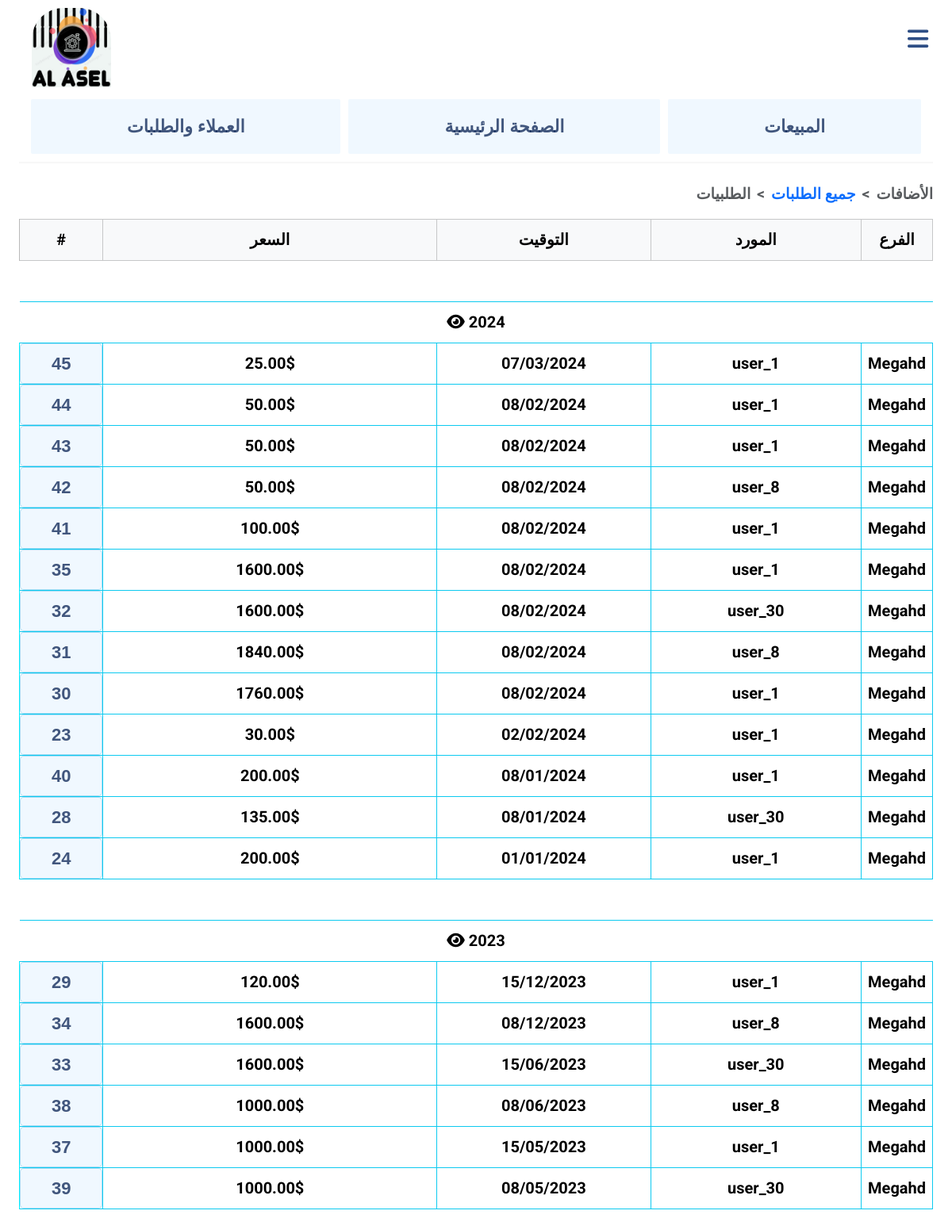
The app's page /users/all_coming_orders (signed in) with its own data.
### main/models.py (models this page shows, shortened)
class Store_Order(models.Model):
    customer = models.ForeignKey(Customer, on_delete=models.CASCADE, related_name="coming_orders", limit_choices_to={'is_shop': True})
    supplier = models.ForeignKey(Customer, on_delete=models.CASCADE, related_name="supplier_orders", limit_choices_to={'is_supplier': True} ,null=True, blank=True)
    created_at = models.DateTimeField()
    total_order_price = models.DecimalField(max_digits=10, decimal_places=2, default=0)
    is_fully_paid = models.BooleanField(default=True)
    is_done = models.BooleanField(default=False)
    rest_money = models.DecimalField(max_digits=10, decimal_places=2, default=0, null=True, blank=True)

class Customer(models.Model):
    name = models.CharField(max_length=64)
    is_shop = models.BooleanField(default=False)
    is_supplier = models.BooleanField(default=False)
    number = models.PositiveIntegerField(
        unique=True,
        validators=[
            MinValueValidator(1000000001),
            MaxValueValidator(1599999999)
        ]
    )

### main/views.py (the view)
# urls.py: path("users/all_coming_orders", views.all_coming_orders, name="all_coming_orders"),
@login_required(login_url="/login/")
def all_coming_orders(request):
    orders = Store_Order.objects.all().order_by("-created_at")
    dates = orders.values_list("created_at", flat=True); years = {}
    for date in dates:
        date = change_zone(date)
        if not date.year in years.keys():
            years[f"{date.year}"] = orders.filter(created_at__range=(datetime.date(date.year, 1, 1), datetime.date(date.year + 1, 1, 1)))
    return render(request, "main/all_coming_orders.html", {
        "years": years,
    })

### main/views.py (called while the page is built)
def change_zone(date):
    return timezone.localtime(date)

### main/templates/main/all_coming_orders.html (shortened to what this page needs)
{% extends "main/layout.html" %}
{% load static %}
{% block body %}
<nav style="--bs-breadcrumb-divider: '<';" aria-label="breadcrumb">
    <ol class="breadcrumb">
        <li class="breadcrumb-item active" aria-current="page">الطلبيات </li>
        <li class="breadcrumb-item "><a href="{% url 'main:all_orders' %}">جميع الطلبات</a></li>
        <li class="breadcrumb-item active" aria-current="page">الأضافات</li>
      </ol>
</nav>
<table class="table caption-top table-bordered border-info" id="user_orders_table">
    <thead class="table-light">
        <tr>
        <th class="table_left" scope="col" style="border-left-color: rgb(185, 185, 185);">#</th>
        <th class="table_mid_right" scope="col">السعر</th>
        <th class="table_right" scope="col">التوقيت</th>
        <th class="table_mid_left" scope="col">المورد</th>
        <th class="table_mid_left" scope="col">الفرع</th>
        </tr>
    </thead>
    {% for year, orders in years.items %}
        <tr>
            <td style="border-style: none;"colspan="5">&nbsp;</td>
        </tr>
        <tr data-code="year_{{year}}" class="year">
            <td colspan="5" style="text-align: center; font-weight: bold; border-style: none;">
                <span class="toggle-icon" data-toggle="year_{{year}}">
                    <i class="fas fa-eye"></i>
                </span>
            {{ year }}
            </td>
        </tr>
        <tbody id="year_{{year}}">
            {% for order in orders %}
                <tr>
                    <th scope="row" class="table_left container_order_id_link" style="border-left-color: rgb(0, 238, 255);">
                        <a class="submit_button order_id_link " href={% url 'main:coming_order_info' order.id %}>{{ order.id }}</a>
                    </th>
                    <td class="table_mid_left">{{ order.total_order_price }}$</td>
                    <td class="table_right">{{ order.created_at|date:"d/m/Y" }}</td>
                    <td class="table_mid_right">{{ order.supplier.name }} </td>
                    <td class="table_mid_right">{{ order.customer.name }} </td>
                </tr>
            {%endfor%}
        </tbody>
    {%endfor%}
</table>
{% endblock %}

### main/static/main/mainnn.css (style rules this page uses)
.submit_button, .order_rank, .input_search { background-color: aliceblue; font-family: arial; font-weight:600; color:rgba(5, 31, 80, 0.747); font-size: 22px; padding: 7px; border-style: solid; border-radius: 5px; border-width: 1px; border-color: rgba(135, 209, 238, 0.658); }
body { padding-left: 2%; padding-right: 2%; font-family: arial; font-weight: bold; margin-top: 0; font-family: Roboto, Arial, sans-serif; }
body { transition: padding-right 0.3s ease; }
a { text-decoration: none; }
td, th { font-size: 20px; height: 40px; text-align: right; width: auto; padding-left: 10px; padding-right: 10px; text-align: center; border-bottom: 1px solid; border-top: 1px solid; }
.table_left.container_order_id_link { position: relative; width: auto; }
.order_id_link { position: absolute; left: 0; right: 0; top: 0; bottom: 0; overflow-x: auto; overflow-y: hidden; }
#user_orders_table td, #user_orders_table tr { line-height: 35px; }
.table_left { width: 10%; }
.table_mid_left { width: 40%; }
.table_mid_right { width: 25%; }
.table_right { width: 25%; }
.breadcrumb { justify-content: flex-end; font-size: larger; }

### records on screen
Store_Order: id "45", total_order_price "25.00", created_at "07/03/2024", supplier.name "user_1", customer.name "Megahd"
Store_Order: id "44", total_order_price "50.00", created_at "08/02/2024", supplier.name "user_1", customer.name "Megahd"
Store_Order: id "43", total_order_price "50.00", created_at "08/02/2024", supplier.name "user_1", customer.name "Megahd"
Store_Order: id "42", total_order_price "50.00", created_at "08/02/2024", supplier.name "user_8", customer.name "Megahd"
Store_Order: id "41", total_order_price "100.00", created_at "08/02/2024", supplier.name "user_1", customer.name "Megahd"
Store_Order: id "35", total_order_price "1600.00", created_at "08/02/2024", supplier.name "user_1", customer.name "Megahd"
Store_Order: id "32", total_order_price "1600.00", created_at "08/02/2024", supplier.name "user_30", customer.name "Megahd"
Store_Order: id "31", total_order_price "1840.00", created_at "08/02/2024", supplier.name "user_8", customer.name "Megahd"
Store_Order: id "30", total_order_price "1760.00", created_at "08/02/2024", supplier.name "user_1", customer.name "Megahd"
Store_Order: id "23", total_order_price "30.00", created_at "02/02/2024", supplier.name "user_1", customer.name "Megahd"
Store_Order: id "40", total_order_price "200.00", created_at "08/01/2024", supplier.name "user_1", customer.name "Megahd"
Store_Order: id "28", total_order_price "135.00", created_at "08/01/2024", supplier.name "user_30", customer.name "Megahd"
Store_Order: id "24", total_order_price "200.00", created_at "01/01/2024", supplier.name "user_1", customer.name "Megahd"
Store_Order: id "29", total_order_price "120.00", created_at "15/12/2023", supplier.name "user_1", customer.name "Megahd"
Store_Order: id "34", total_order_price "1600.00", created_at "08/12/2023", supplier.name "user_8", customer.name "Megahd"
Store_Order: id "33", total_order_price "1600.00", created_at "15/06/2023", supplier.name "user_30", customer.name "Megahd"
Store_Order: id "38", total_order_price "1000.00", created_at "08/06/2023", supplier.name "user_8", customer.name "Megahd"
Store_Order: id "37", total_order_price "1000.00", created_at "15/05/2023", supplier.name "user_1", customer.name "Megahd"
Store_Order: id "39", total_order_price "1000.00", created_at "08/05/2023", supplier.name "user_30", customer.name "Megahd"

### other values on screen
{{ year }} "2024" "2023"
